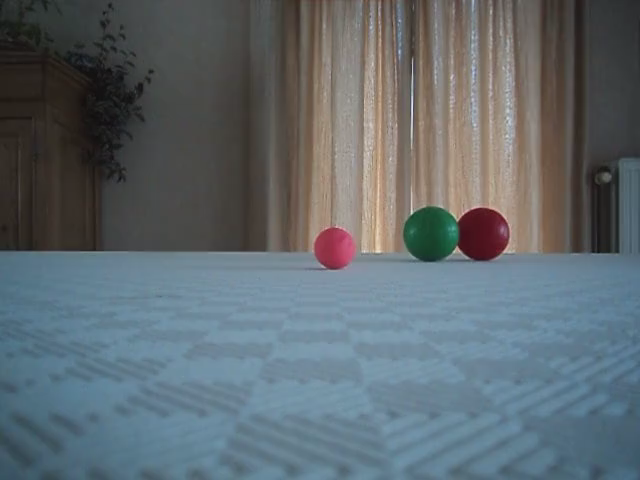
#> input picture frame 0 of Video/petanque2_goodlighting_cut.AVI, 640 x 480 px, given in place of petanque2_goodlighting.AVI, which was not available
$ python part2.py   (older library calls are emulated)
#> lines starting #> are read from the running program, lines starting #| are printed output that depends on the picture; pictures that were not available may be replaced by others from this repository, and a replacement may not be noted
#!/usr/bin/env python3
# -*- coding: utf-8 -*-

import cv2
import numpy as np

cap = cv2.VideoCapture('Video/petanque2_goodlighting.AVI')
cap2 = cv2.VideoCapture('Video/petanque2_goodlighting_cut.AVI')

active_video = cap
if (cap.isOpened()== False):
    print("Error opening video stream or file")

fps = cap.get(cv2.CAP_PROP_FPS)
start_sec = 0
current_frame = fps * start_sec
cap.set(1,current_frame)
font = cv2.FONT_HERSHEY_SIMPLEX
frame_width = cap.get(cv2.CAP_PROP_FRAME_WIDTH)
frame_height = cap.get(cv2.CAP_PROP_FRAME_HEIGHT)
fourcc = cv2.VideoWriter_fourcc('M', 'J', 'P', 'G')
out = cv2.VideoWriter('part2.avi',fourcc, 20, (round(frame_width),round(frame_height)))


def printSubtitle(frame,text):
    textSize = cv2.getTextSize(text,font,0.6,2)[0]
    textX = (frame.shape[1] - textSize[0]) // 2
    textY = (frame.shape[0] + textSize[1]) // 2 + 200
    cv2.putText(frame,text,(textX,textY),font,0.6, (255,255,255), 1)

def printSubject(frame,text):
    frame = cv2.rectangle(frame,(frame.shape[0]-35,23),(frame.shape[0]+200,65),(0,0,0),-1)
    cv2.putText(frame,text,(frame.shape[0]-30,50),font,0.6, (255,255,255), 1)

def isIn(sec,lower,upper):
    return lower <= sec < upper


while(cap.isOpened()):
    ret, frame = active_video.read()
#> frame is the input picture: shape (480, 640, 3); mean B, G, R 110.5, 105.3, 95.8
    current_frame += 1
    sec = current_frame/fps
    k_size = 1

    '''Sobel Edge detection'''
    if isIn(sec,0,5):
        if isIn(sec,0.8,1.5):
            k_size = 1
        elif isIn(sec,1.5,2.2):
            k_size = 11
        elif isIn(sec,2.2,3.6):
            k_size = 15
        elif isIn(sec,3.6,4.2):
            k_size = 19
        elif isIn(sec,4.2,5):
             k_size = 21

        frame = cv2.cvtColor(frame,cv2.COLOR_BGR2GRAY)
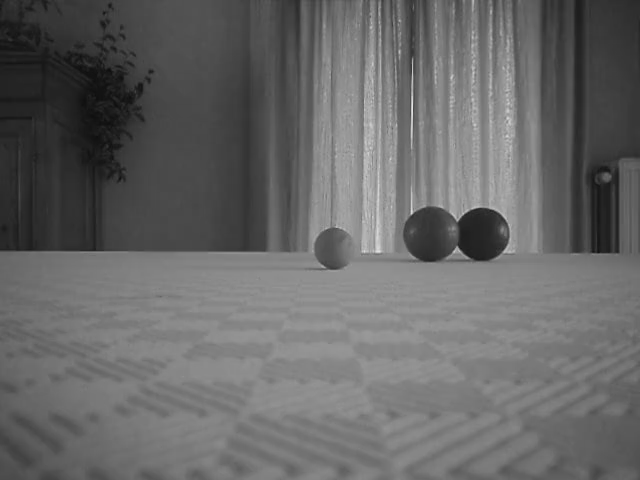
#> frame: shape (480, 640); min 14, max 227, mean 103
        sobely = cv2.Sobel(frame,cv2.CV_8U,0,1,ksize=k_size)
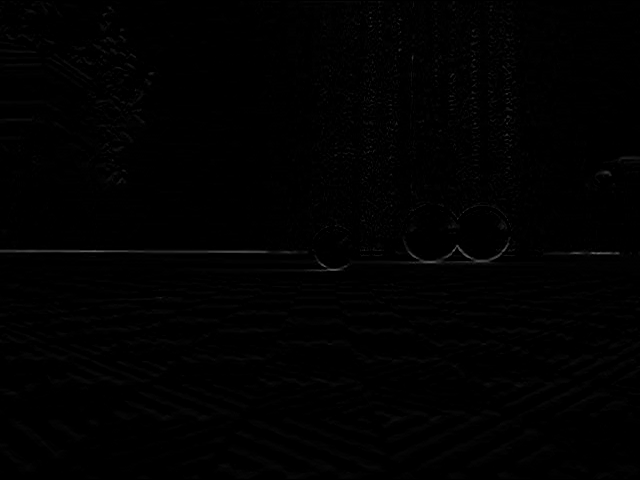
#> sobely: shape (480, 640); min 0, max 101, mean 1.3
        sobelx = cv2.Sobel(frame,cv2.CV_8U,1,0,ksize=k_size)
        edges = cv2.add(sobelx,sobely)

        green = np.zeros((edges.shape[0], edges.shape[1], 3), np.uint8)
        green[:] = (0, 255, 0)
        red = np.zeros((edges.shape[0], edges.shape[1], 3), np.uint8)
        red[:] = (0, 0, 255)

        #Vertical edges in green
        edge_mask_green = cv2.bitwise_and(green,green,mask=sobelx)
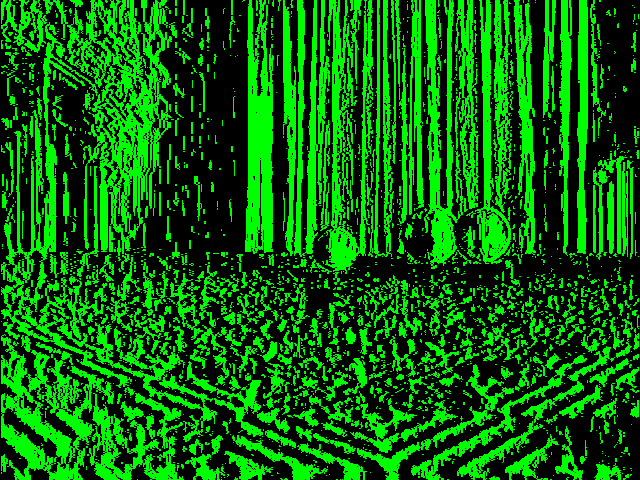
#> edge_mask_green: shape (480, 640, 3); mean of channels 0, 1, 2 0, 97.1, 0; drawn as B, G, R
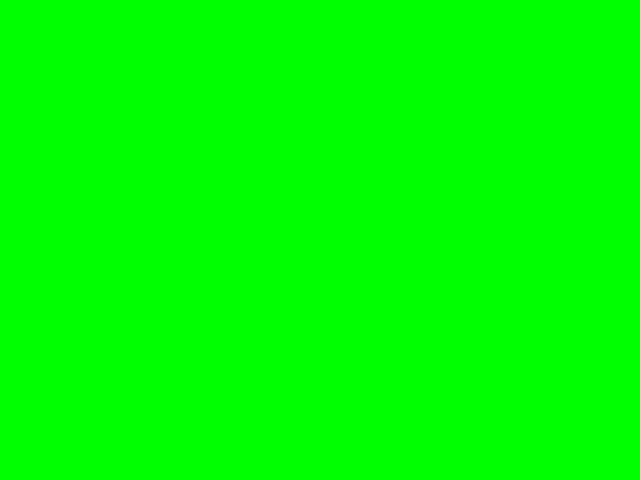
#> green: shape (480, 640, 3); mean of channels 0, 1, 2 0, 255, 0; drawn as B, G, R
        #Horizontal edges in red
        edge_mask_red = cv2.bitwise_and(red,red,mask=sobely)
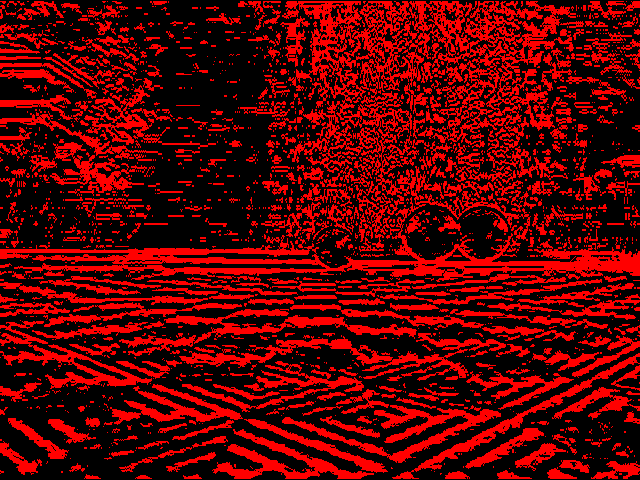
#> edge_mask_red: shape (480, 640, 3); mean of channels 0, 1, 2 0, 0, 90.8; drawn as B, G, R
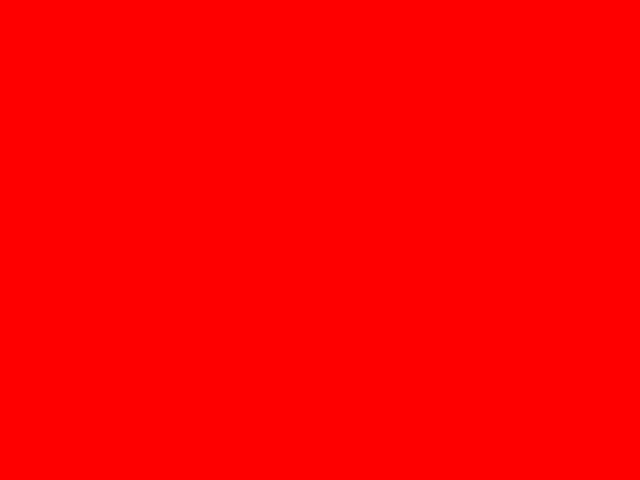
#> red: shape (480, 640, 3); mean of channels 0, 1, 2 0, 0, 255; drawn as B, G, R
        frame = cv2.add(edge_mask_green,edge_mask_red)
#> frame: shape (480, 640, 3)
        #frame = edge_mask_green
        #frame = edge_mask_red

        frame = cv2.rectangle(frame,(0,425),(640,453),(0,0,0),-1)
        printSubtitle(frame,"Filter size={}. Green = vertical, red = horizontal".format(k_size))
        printSubject(frame,"Edge detection")

    if isIn(sec,5,15):
        min_radius = 0
        max_radius = 100
        d_t = 5.95
        '''Circle detection '''
        if isIn(sec,6,7):
            min_radius = 10
        elif isIn(sec,7,8):
            min_radius = 10
            max_radius = round(100-(sec-7)*60)
        elif isIn(sec,8,10):
            min_radius = 10
            max_radius = 40
            d_t = round(5.95-(sec-8)/2*4,2)
        elif isIn(sec,10,15):
            min_radius = 10
            max_radius = 40
            d_t = 1.95

        gray = cv2.cvtColor(frame,cv2.COLOR_BGR2GRAY)
        circles = cv2.HoughCircles(gray, cv2.HOUGH_GRADIENT, d_t, 5,minRadius=min_radius,maxRadius=max_radius,param1=100,param2=99)

        if circles is not None:
            circles = np.round(circles[0, :]).astype("int")
            print(circles)
            for (x, y, r) in circles:
                cv2.circle(frame, (x, y), r, (0, 255, 0), 4)
                cv2.circle(frame, (x, y), 4, (0, 255, 0), -1)

        printSubject(frame,"Circle detection")
        printSubtitle(frame,'min/max radius: {},{}, dt: {} using GRADIENT)'.format(min_radius,max_radius,d_t))
        #frame = gray

    if isIn(sec,15,20):
        active_video = cap2
        if isIn(sec,15,15.1):
            #Create a template for the small pink ball
            template_x = 313
            template_y = 228
            template_w = 45
            template_h = 42
            template = frame[template_y:template_y+template_h,template_x:template_x+template_w]
        if isIn(sec,15,17):
            #Draw static rectangle around template
            if round(sec*6) % 2 == 0:
                cv2.rectangle(frame,(template_x,template_y),(template_x+template_w,template_y+template_h),(0,255,0),thickness=2)
        elif isIn(sec,17,20):
            found = cv2.matchTemplate(frame,template,cv2.TM_SQDIFF_NORMED)
            _, _, min_loc, max_loc = cv2.minMaxLoc(found)
            one = np.ones((439,596)).astype(np.float32)
            frame = cv2.cvtColor(one-found,cv2.COLOR_GRAY2BGR)

            cv2.rectangle(frame,min_loc,(min_loc[0]+template_w,min_loc[1]+template_h),(0,255,0),thickness=2)

        printSubject(frame,"Template matching")


    cv2.putText(frame,"Frame "+str(current_frame), (10,30),font,0.5,(255,255,255),1)
    cv2.putText(frame,"Sec "+str(round(sec,2)), (10,50), font, 0.5, (255,255,255), 1)
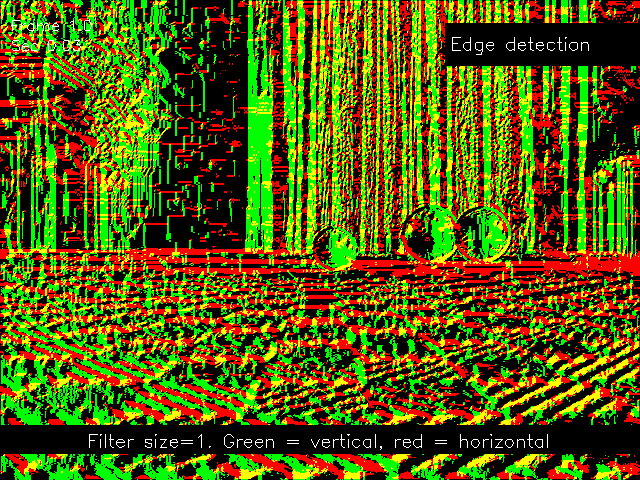
#> frame: shape (480, 640, 3); mean of channels 0, 1, 2 1.2, 89.3, 83.6; drawn as B, G, R

    if ret == True:
        cv2.imshow('Frame',frame)
        out.write(frame.astype(np.uint8))

    key = cv2.waitKey(int(1000/fps)) & 0xFF
#> (key q is pressed here)
    if key == ord('q'):
        break
    elif key == ord('p'):
        cv2.waitKey(-1)

cap.release()
out.release()
cv2.destroyAllWindows()
